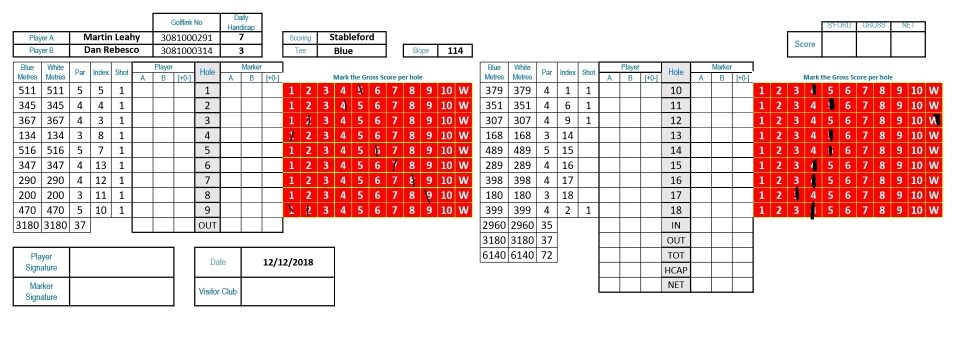
#> input picture images/phase2/golf_scores_N2_marked.jpg, 1913 x 677 px, found by its file name (shown at 1/2 size)
$ python TrackBar_HSV.py
#> lines starting #> are read from the running program, lines starting #| are printed output that depends on the picture; after the words box and inside, x2 and y2 are one past the last pixel; in counts of white or black regions, pixels touching at a corner belong together
import cv2,os
import numpy as np
#optional argument
def nothing(x):
    pass

dir_pathIN = '/home/martin/Documents/PYTHON/Golf_Card_Reader/images/phase2'

#file = 'Birds_subset1.tif'
file = 'golf_scores_N2_marked.jpg'
#file='MacleodsMorass_20171204_map.tif'

filepath = os.path.join(dir_pathIN, file)
filename, file_extension = os.path.splitext(filepath)
im = cv2.imread(filepath)
#> im is the input picture: shape (677, 1913, 3); mean B, G, R 204.1, 206.4, 235.8
im = cv2.resize(im, (0,0), fx=0.5, fy=0.5)
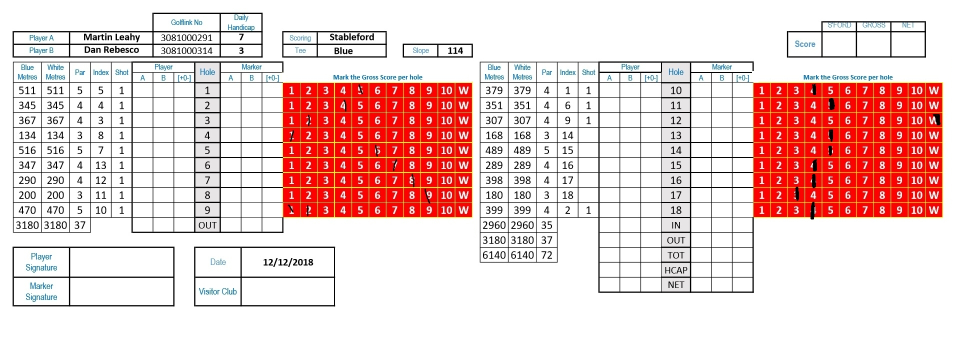
#> im: shape (338, 956, 3); mean B, G, R 204.1, 206.4, 235.8
        #easy assigments
hh='Hue High'
hl='Hue Low'
sh='Saturation High'
sl='Saturation Low'
vh='Value High'
vl='Value Low'

cv2.namedWindow('image')

# create trackbars for color change
# cv2.createTrackbar('R','image',0,255,nothing)
# cv2.createTrackbar('G','image',0,255,nothing)
# cv2.createTrackbar('B','image',0,255,nothing)

cv2.createTrackbar(hl, 'image',0,179,nothing)
#> slider 'Hue Low' is set to 35
cv2.createTrackbar(hh, 'image',0,179,nothing)
#> slider 'Hue High' is set to 179
cv2.createTrackbar(sl, 'image',0,255,nothing)
#> slider 'Saturation Low' is set to 51
cv2.createTrackbar(sh, 'image',0,255,nothing)
#> slider 'Saturation High' is set to 255
cv2.createTrackbar(vl, 'image',0,255,nothing)
#> slider 'Value Low' is set to 51
cv2.createTrackbar(vh, 'image',0,255,nothing)
#> slider 'Value High' is set to 255

# [22 lines of commented-out code are left out]

while(1):
    #_,frame=cap.read()
    #im=cv2.GaussianBlur(im,(5,5),0)
    #convert to HSV from BGR
    hsv=cv2.cvtColor(im, cv2.COLOR_BGR2HSV)
#> hsv: shape (338, 956, 3); mean H, S, V 10.1, 36.6, 236.6


    #read trackbar positions for all
    hul=cv2.getTrackbarPos(hl, 'image')
    huh=cv2.getTrackbarPos(hh, 'image')
    sal=cv2.getTrackbarPos(sl, 'image')
    sah=cv2.getTrackbarPos(sh, 'image')
    val=cv2.getTrackbarPos(vl, 'image')
    vah=cv2.getTrackbarPos(vh, 'image')
    #make array for final values
    HSVLOW=np.array([hul,sal,val])
    HSVHIGH=np.array([huh,sah,vah])

    #apply the range on a mask
    mask = cv2.inRange(hsv,HSVLOW, HSVHIGH)
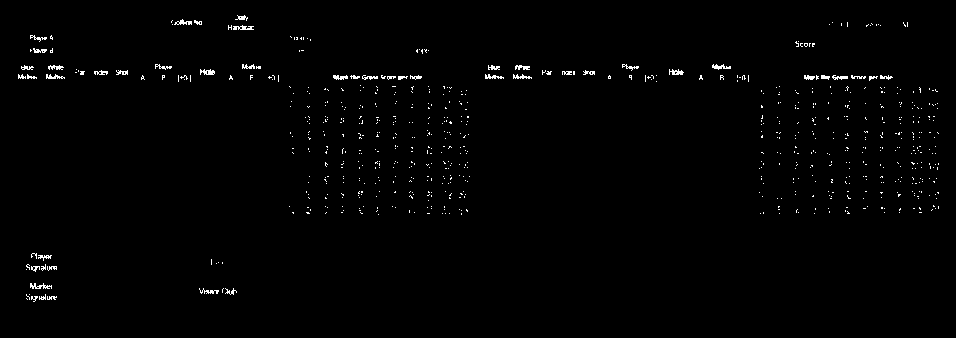
#> mask: shape (338, 956); 1.1% white in thin lines or dots, all inside (x1, y1, x2, y2) = (18, 15, 939, 302)
    res = cv2.bitwise_and(im,im, mask =mask)
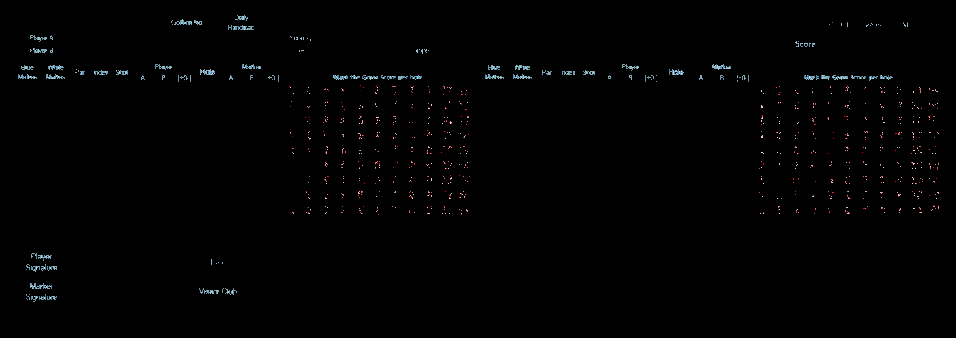
#> res: shape (338, 956, 3); mean B, G, R 1.7, 1.6, 1.6

    cv2.imshow('image', res)
    cv2.imshow('yay', im)
    k = cv2.waitKey(5) & 0xFF
#> (key Esc is pressed here)
    if k == 27:
        break


cv2.destroyAllWindows()
